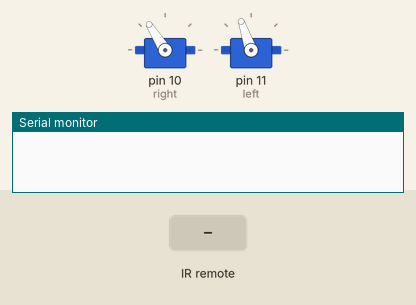
Bench run of a sketch on a simulated Arduino Uno, built with avr-gcc and run on an emulated ATmega328P. Shown: 2 × servo, the last lines printed to the serial monitor. Inputs (shaded band) come from the test bench.

Above: at 1.2 s.
1.3 s: infrared code 0x31D6 received
At 2.0 s:
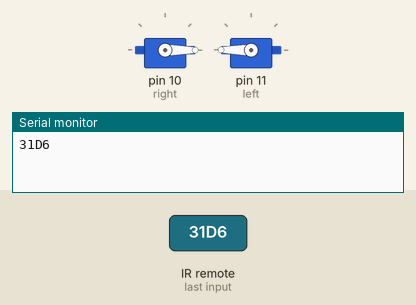
2.8 s: infrared code 0x1276A received
At 3.2 s:
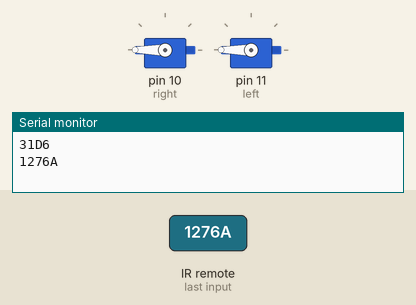
4.3 s: infrared code 0x1276B received
At 5.5 s:
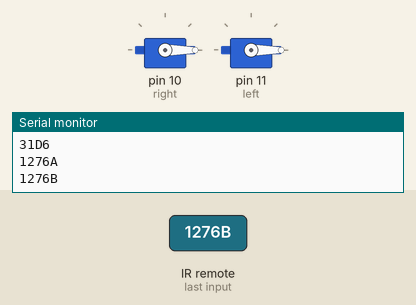
5.8 s: infrared code 0x31D7 received
At 6.6 s:
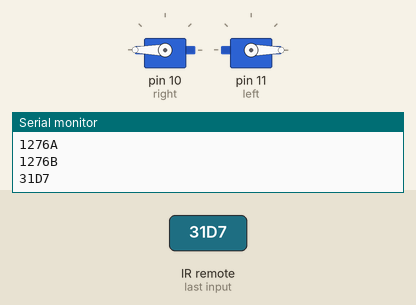
Timing chart, 0 to 8.3 s (numbered marks = the images above; inputs shaded):
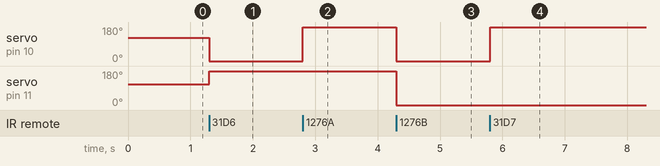

The sketch:

irtestorinoajoneuvorino.ino
```cpp
#include <IRremote.h>
#include <IRremoteInt.h>
#include <Servo.h>
//////////////////////
//Remote ids for arrows
//up    12758, 2758
//down  12759, 2759
//left  1276A, 276A
//right 1276B, 276B
//////////////////////
//servo centers
//Right:122" "
//Left:109"
//////////////////////
int RECV_PIN = 9;
Servo right;
Servo left;

IRrecv irrecv(RECV_PIN);
decode_results results;

void setup()
{
  Serial.begin(9600);
  irrecv.enableIRIn(); // Start the receiver
  right.attach(10);
  left.attach(11);
}

void loop(){

  if (irrecv.decode(&results))
    {
     Serial.println(results.value, HEX);
     irrecv.resume(); // Receive the next value
    }
switch (results.value) {
    case 12758 : //up
    left.write(180);
    right.write(0);
    break;

    case 12759 : //down
    left.write(0);
    right.write(180);
    break;

    case 0x1276A : //left
    left.write(180);
    right.write(180);
    break;

    case 0x1276B : //right
    left.write(0);
    right.write(0);
    break;

    default:
    left.write(109);
    right.write(122);
    break;
  }

}
```

Measured:
- after the input at 1.3 s, servo on pin 10 (right): 122° → 0° at once; servo on pin 11 (left): 109° → 180° at once
- after the input at 2.8 s, servo on pin 10 (right): 0° → 180° at once
- after the input at 4.3 s, servo on pin 10 (right), servo on pin 11 (left): 180° → 0° at once
- after the input at 5.8 s, servo on pin 10 (right): 0° → 180° at once
